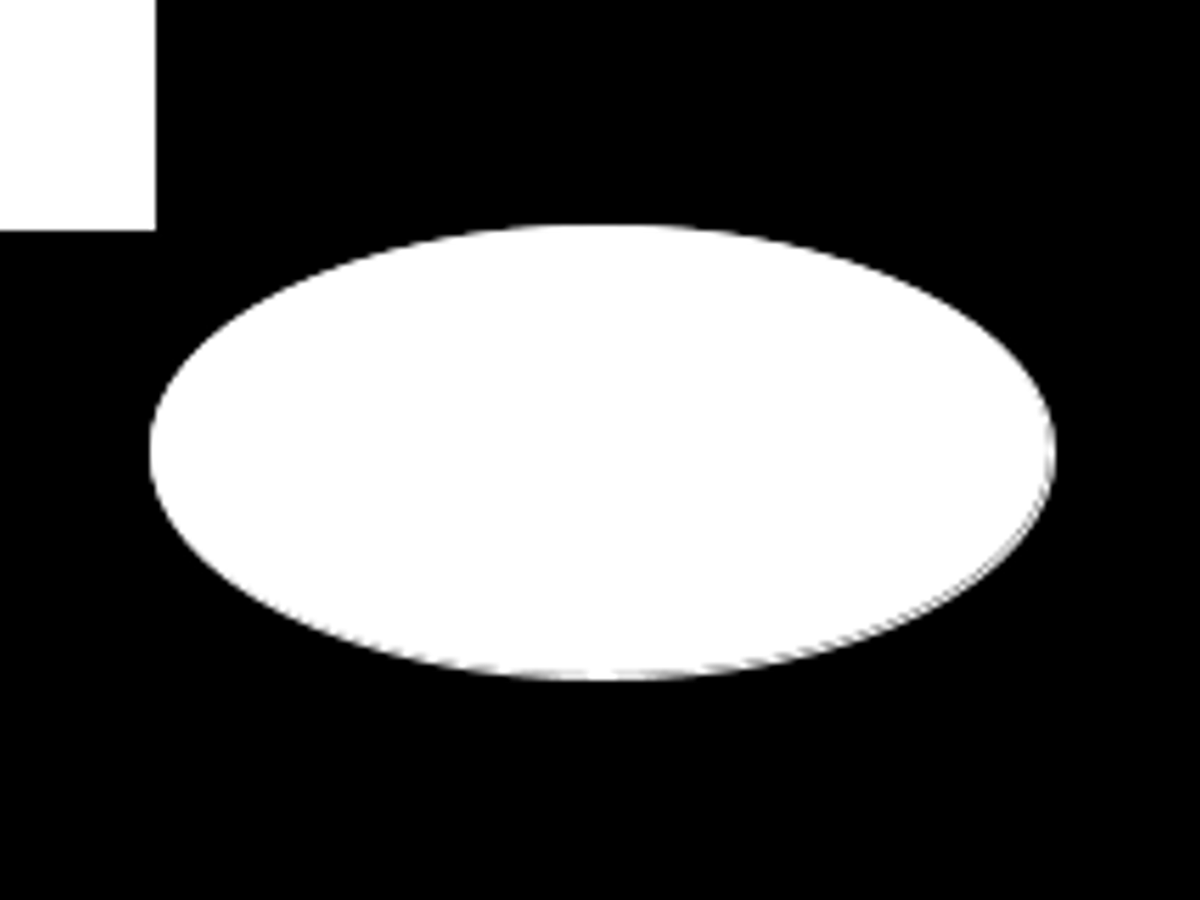
Frame 1 (no input)
Frame 60 (the mouse pressed at the canvas centre just before this capture): identical to frame 1, image omitted
Frame 120 (the mouse held since frame 60 and released just before this capture): identical to frame 1, image omitted

The Processing sketch that drew this single still picture (run headless with seeded random() and noise(); from frame 60 on, the mouse is pressed at the canvas centre):

// Processing sketch: FullScreenResolutionCropped
// ── FullScreenResolutionCropped.pde
/**
 * Change resolution while in fullScreen mode -- cropped
 * 2016-09-14 Processing 3.2.1
 *
 * Use image to display a PGraphics object,
 * call PGraphics.setSize to change resolution.
 * Press any key to cycle resolutions in this sketch.
 * Also works in non-fullScreen mode.
 */
PGraphics pg;
int scaleWidth;
int scaleHeight;
PVector cropOffset;

void setup() {
  fullScreen();
  // size(640,320);
  pg = createGraphics(320, 160, JAVA2D);
  cropScale();
  pgDraw(pg);
  loop();
}

void draw() {
  background(128);
  // image(pg,0,0, width, height);
  image(pg, cropOffset.x, cropOffset.y, scaleWidth, scaleHeight);
}

void keyTyped() {
  if (pg.width==width) {
    pg.setSize(320, 160);
  } else if (pg.width==320) {
    pg.setSize(640, 320);
  } else {
    pg.setSize(width, height);
  }
  cropScale();
  pgDraw(pg);
}

void pgDraw(PGraphics pg) {
  pg.beginDraw();
  pg.background(0);
  pg.stroke(255);
  pg.rect(0, 0, pg.width/4, pg.height/4);
  pg.ellipse(pg.width/2, pg.height/2, pg.width/2, pg.height/2);
  pg.endDraw();
}

void cropScale() {
  float screenRatio = width/height;
  float pgRatio = pg.width/pg.height;
  if (pgRatio == screenRatio) {
    scaleWidth = width;
    scaleHeight = height;
  }
  cropOffset = new PVector(0,0);
  if (pgRatio > screenRatio) {  //// page is wider
    scaleHeight = height;
    scaleWidth = int(ceil(pg.width*height/pg.height));
    cropOffset = new PVector( -(scaleWidth-width)/2, 0 );
    println("page wider: ", scaleWidth, scaleHeight, cropOffset.x, cropOffset.y);
  } else {
    scaleWidth = width;
    scaleHeight = int(ceil(height/pgRatio));
    cropOffset = new PVector( 0, -(scaleHeight-height)/2 );
    println("page taller: ", scaleWidth, scaleHeight, cropOffset.x, cropOffset.y);
  }
}
